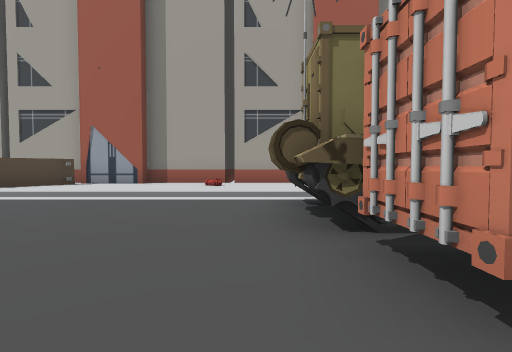
view 1 (above)

20 first-person views from a walk through a 3-D level made in the Unity game engine. The camera is 1.2 m above the floor, tilts 2° down and sees 85° across. The floor is counted in squares, 2 m on a side. Each view is taken from the middle of a square. On the plan, view 1 faces up. The plan holds only what a view shows up to about 9 squares ahead; the rest is blank. The place goes on beyond the plan.

view 2
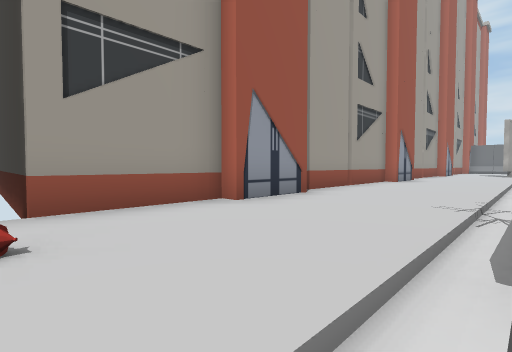

view 3
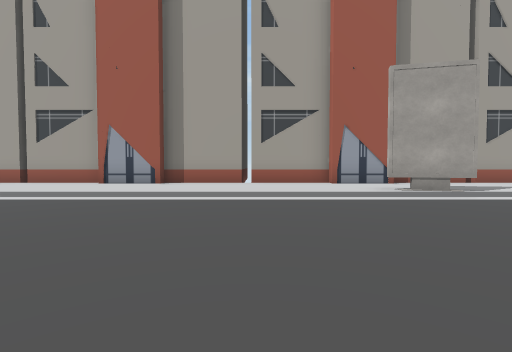

view 4
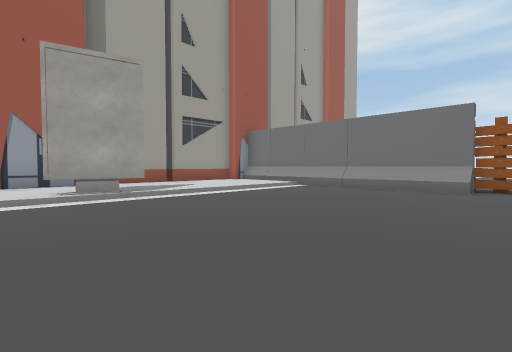

view 5
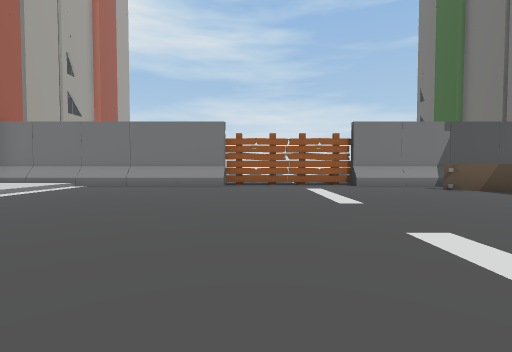

view 6
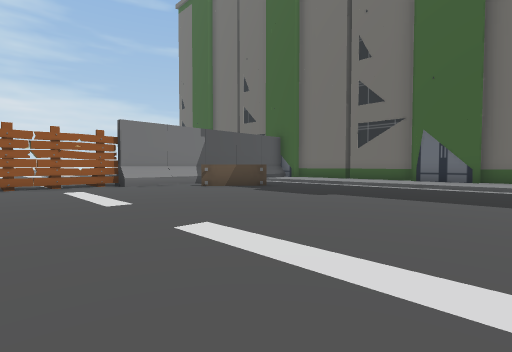

view 7
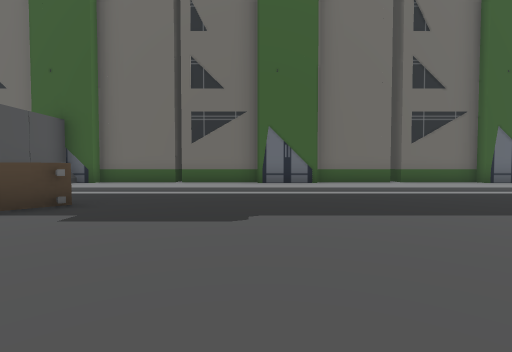

view 8
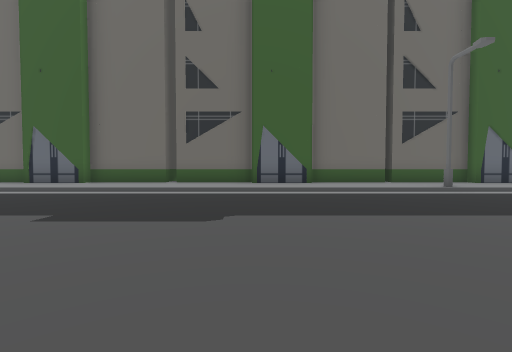

view 9
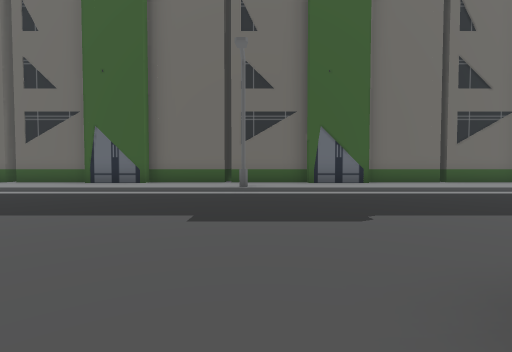

view 10
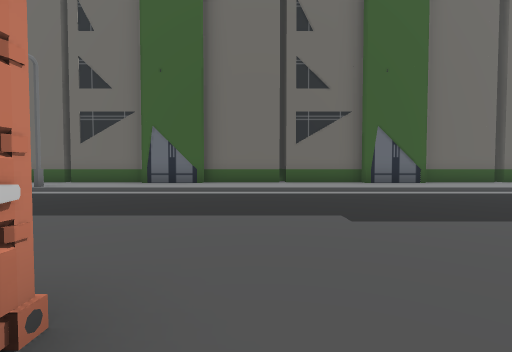

view 11
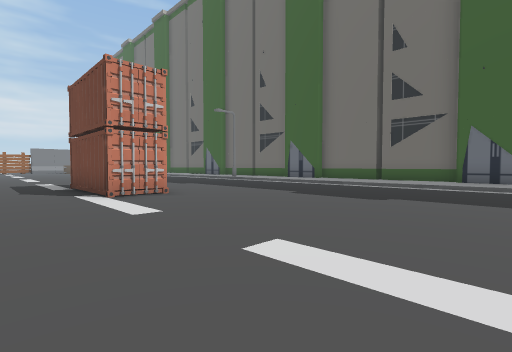

view 12
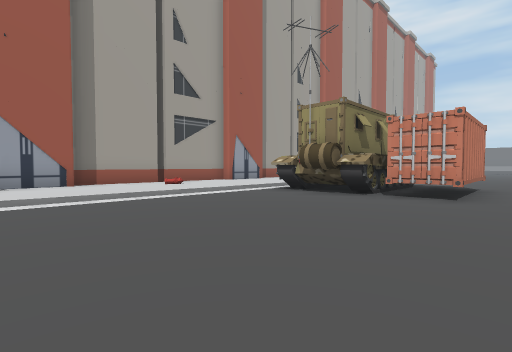

view 13
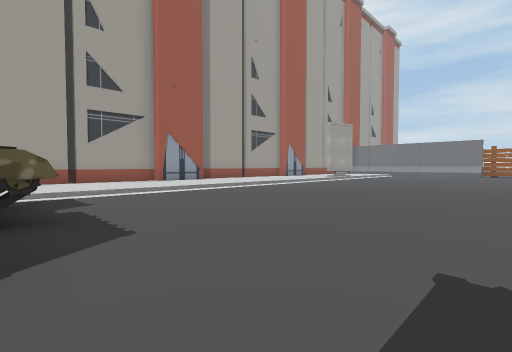

view 14
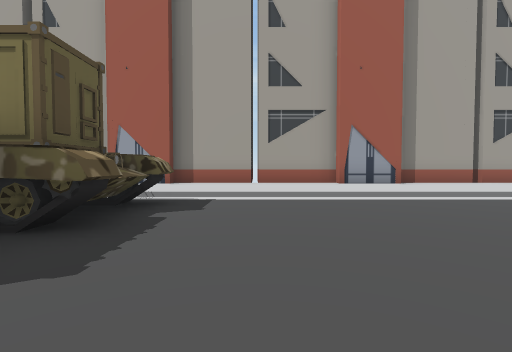

view 15
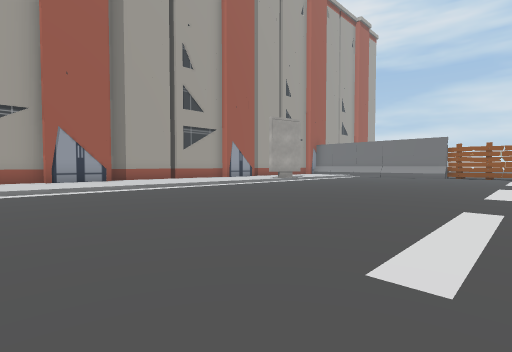

view 16
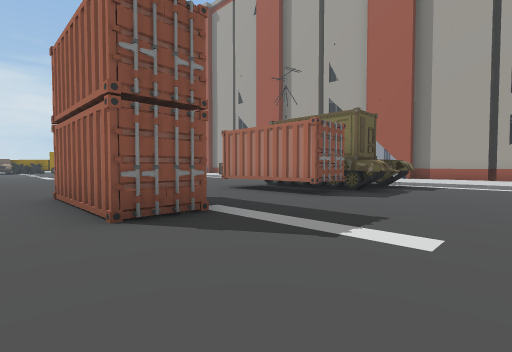

view 17
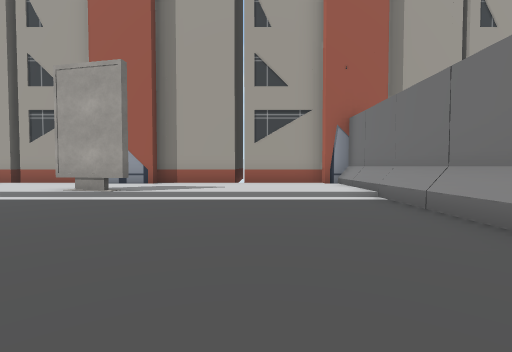

view 18
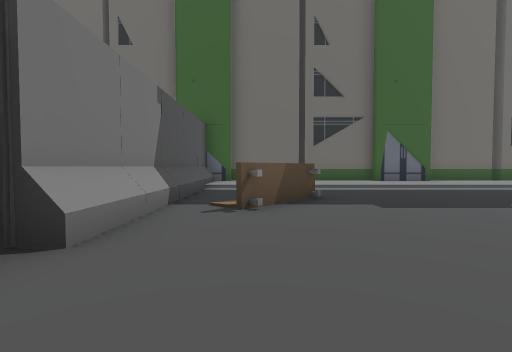

view 19
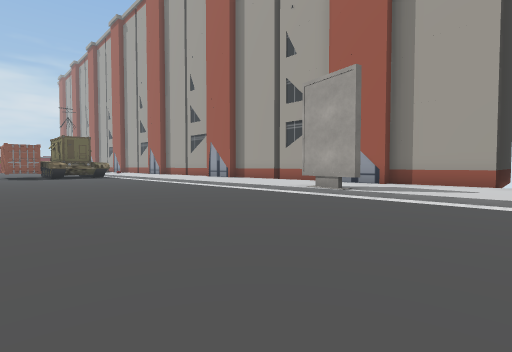

view 20
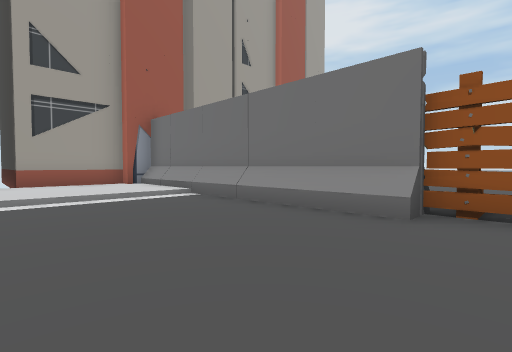

### Floor plan
Key: @ floor where view 1 was taken; # wall or solid block; . main floor; : floor 0.25 m higher than the main floor; B building; I billboard; A barrier; S streetlight; O other object.
Columns run from 5 left of view 1 to 23 right of it. Each row starts with its distance up from view 1.
 11                         BB
 10                         BB
  9 B BBBBBBBBBBBB BBBBBB BBBBBB
  8 OB:::::BB:::::BB:::::BB::::AA
  7 O:::::::::::::::::::::::::::A
  6 :::::::::::::::::::::II:::::A
  5 ............................A
  4 ......#  #..................A
  3 ......####..................A
  2 ......####..................A
  1 ......###...................#
  0 .....@......................#
 -1 ............................#
 -2 ......###...................#
 -3 ......###........  .........#
 -4 .................. .........A
 -5 ..........................O.A
 -6 .........................OO.A
 -7 ............................A
 -8 ............................A
 -9 ::::::::::S:::::::::::::::::A
-10 ::::::::::::::::::::::::::::A
-11 BBBBBBBBBBBBBBBBBBBBBBBBBBBBA

Positions as (right, up) in squares from view 1, and headings:
1: (0, 0), facing up
2: (-1, 5), facing up-right
3: (13, 0), facing up
4: (15, 0), facing up-right
5: (14, 0), facing right
6: (14, 0), facing down-right
7: (17, -2), facing down
8: (10, -2), facing down
9: (5, -2), facing down
10: (0, -2), facing down
11: (-5, 0), facing down-right
12: (-5, 0), facing up-right
13: (4, -1), facing up-right
14: (6, 0), facing up
15: (7, -2), facing up-right
16: (7, -4), facing up-left
17: (20, 0), facing up
18: (21, -1), facing down
19: (20, 0), facing up-left
20: (19, 0), facing up-right
